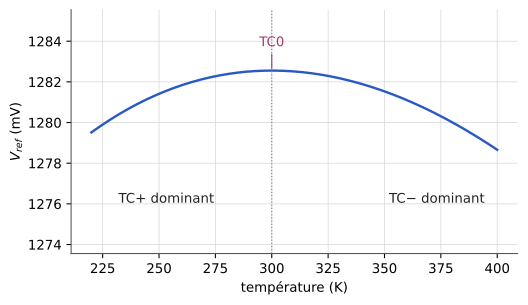

Generate this figure with Python:
"""Figure — Tension de sortie d'une référence bandgap en fonction de la température : coefficient nul (TC0) à 300 K,
TC+ dominant en dessous, TC− dominant au-dessus (EANA3, chapitre 5).
D'après les notes externes [notes-2023-c10, p. 3], redessinée. Courbe calculée avec le modèle usuel
V_BE(T) = V_G0 (1 − T/T0) + V_BE0 T/T0 − (γ − α) U_T ln(T/T0), V_G0 = 1,205 V, V_BE0 = 0,65 V, γ − α = 3, T0 = 300 K,
et V_ref = V_BE + K T avec K choisi pour annuler la dérivée à 300 K : valeurs choisies pour la figure."""
import matplotlib
matplotlib.use("svg")
import matplotlib.pyplot as plt
import matplotlib.ticker as mticker
import numpy as np
from pathlib import Path

# --- Style commun des figures Bristol (recopié dans chaque script) ---
plt.rcParams.update({
    "font.family": "DejaVu Sans", "mathtext.fontset": "dejavusans", "font.size": 10,
    "axes.grid": True, "grid.color": "#DADADA", "grid.linewidth": 0.6,
    "axes.edgecolor": "#555555", "axes.linewidth": 0.8,
    "axes.spines.top": False, "axes.spines.right": False,
    "lines.linewidth": 1.8, "legend.frameon": False,
    "svg.hashsalt": "bristol",  # rendu SVG reproductible
})
BLEU, VERT, MAGENTA, ORANGE = "#2B59C3", "#1B9E77", "#A23B72", "#E08A1E"
GRIS = "#7E889B"   # éléments ajoutés par rapport à la source (conventions.md § 9)
ENCRE = "#222222"

def virgule(ax, axes="xy"):
    """Virgule décimale et vrai signe moins sur les graduations."""
    f = mticker.FuncFormatter(lambda x, _: f"{x:g}".replace(".", ",").replace("-", "−"))
    if "x" in axes: ax.xaxis.set_major_formatter(f)
    if "y" in axes: ax.yaxis.set_major_formatter(f)

def sauver(fig):
    fig.savefig(Path(__file__).with_suffix(".svg"), bbox_inches="tight", metadata={"Date": None})
# --- Fin du style commun ---

K_B, Q = 1.380649e-23, 1.602176634e-19
VG0, VBE0, ETA, T0 = 1.205, 0.65, 3.0, 300.0
T = np.linspace(220, 400, 400)
UT = K_B * T / Q
vbe = VG0 * (1 - T / T0) + VBE0 * T / T0 - ETA * UT * np.log(T / T0)
# dVBE/dT à T0 = (VBE0 - VG0)/T0 - ETA k/q ; on compense par K
K = -((VBE0 - VG0) / T0 - ETA * K_B / Q)
vref = vbe + K * T

fig, ax = plt.subplots(figsize=(6.0, 3.3))
ax.plot(T, vref * 1e3, color=BLEU)
ax.axvline(T0, color=GRIS, ls=":", lw=0.9)
v0 = np.interp(T0, T, vref) * 1e3
ax.annotate("TC0", xy=(T0, v0), xytext=(T0, v0 + 1.2), ha="center", color=MAGENTA,
            arrowprops=dict(arrowstyle="-", color=MAGENTA, lw=0.8))
ax.text(232, v0 - 6.5, "TC+ dominant", color=ENCRE)
ax.text(352, v0 - 6.5, "TC− dominant", color=ENCRE)
ax.set_xlabel("température (K)"); ax.set_ylabel(r"$V_{ref}$ (mV)")
ax.set_ylim(v0 - 9, v0 + 3)
virgule(ax)
sauver(fig)
